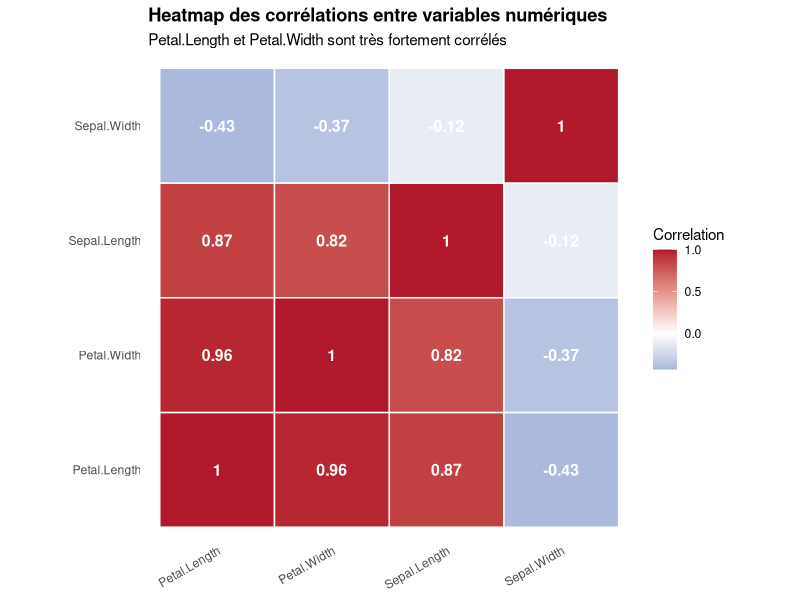
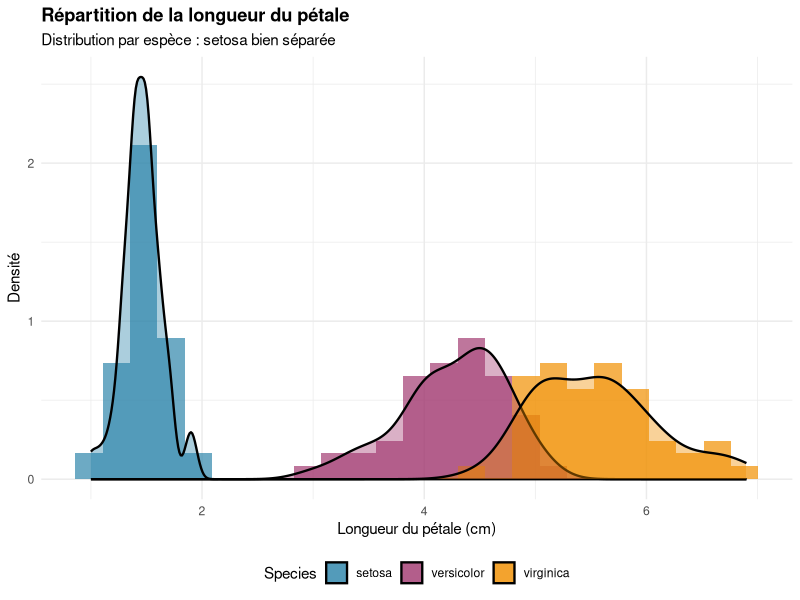
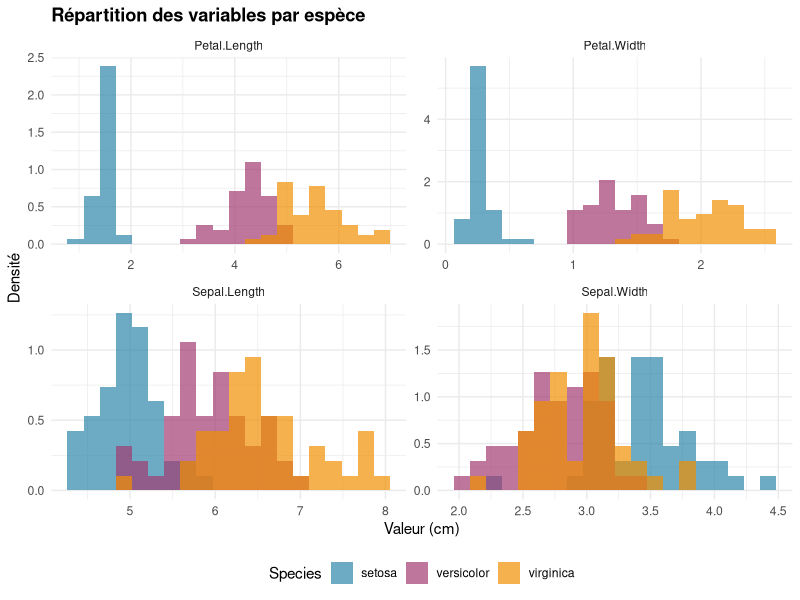
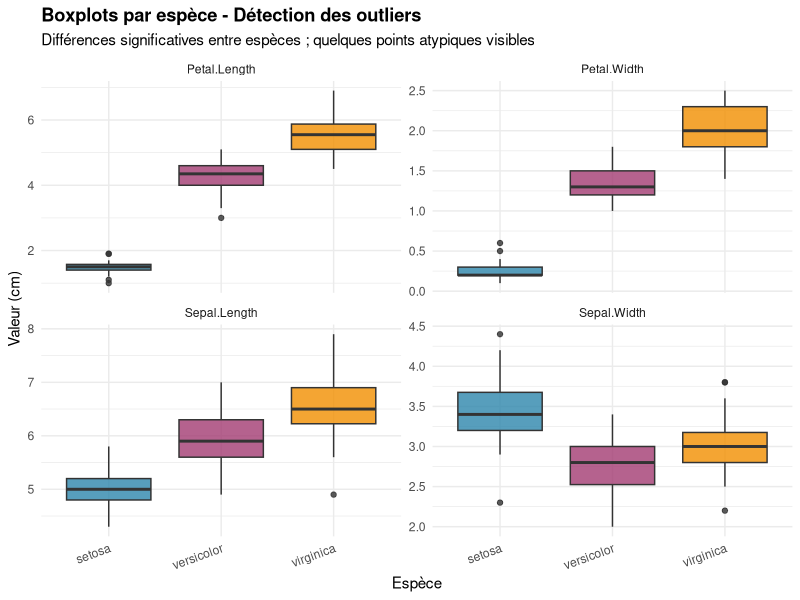
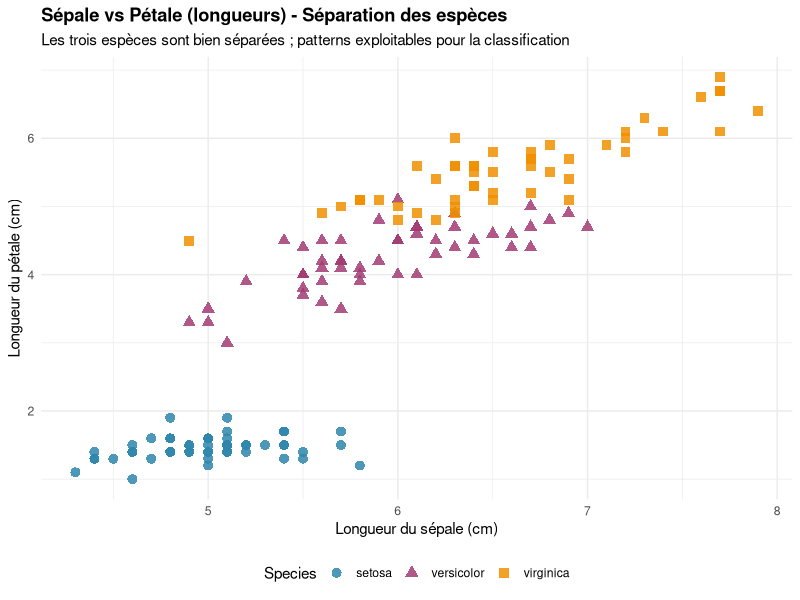
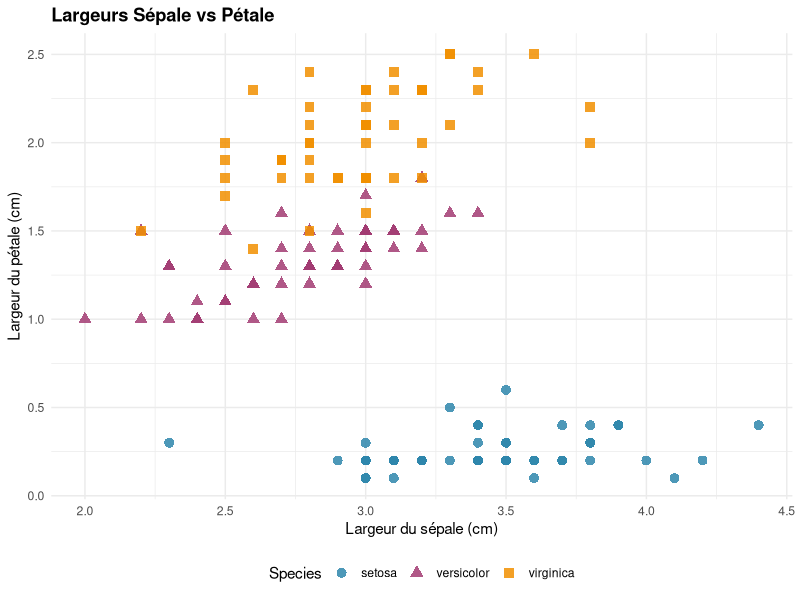
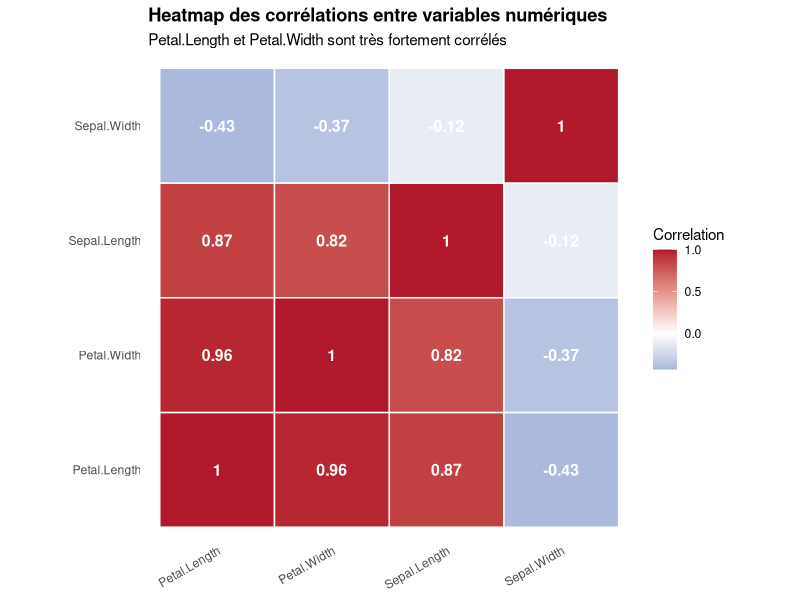
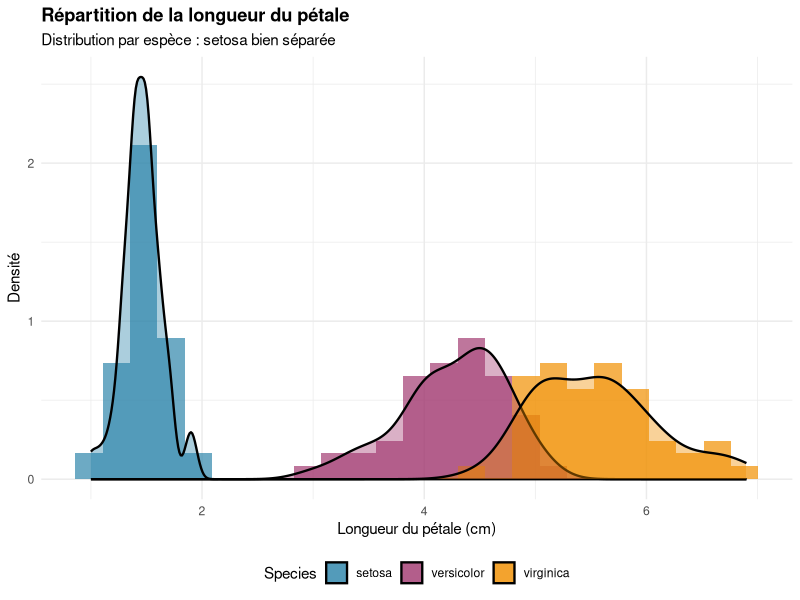

Reproduce these figures in R, in order.
# =============================================================================
# PROJET R1 - ANALYSE DU JEU DE DONNÉES IRIS
# =============================================================================
# Objectif : Exploration, statistiques descriptives, visualisations et synthèse
# pour comprendre la structure des données et les tendances par espèce.
#
# Dépendances : install.packages(c("dplyr", "ggplot2", "tidyr"))
# =============================================================================

# --- Configuration ---
# Créer le dossier des figures (adapter le chemin si besoin)
FIG_PATH <- "output/figures"

if (!dir.exists(FIG_PATH)) dir.create(FIG_PATH, recursive = TRUE)


library(dplyr)
library(ggplot2)
library(tidyr)
# Chargement des données Iris (package datasets, chargé par défaut)
data(iris)

# Palette cohérente pour les espèces
palette_especes <- c("setosa" = "#2E86AB", "versicolor" = "#A23B72", "virginica" = "#F18F01")
theme_set(theme_minimal(base_size = 11))


# =============================================================================
# ÉTAPE 1 : EXPLORATION ET PRÉPARATION DES DONNÉES
# Objectif : Comprendre la structure et identifier les premières tendances
# =============================================================================

cat("\n")
cat("========== ÉTAPE 1 - EXPLORATION ET PRÉPARATION ==========\n\n")

# --- 1.1 Charger et observer le dataset IRIS ---
cat("--- Dimensions du jeu de données ---\n")
cat("Nombre de lignes :", nrow(iris), "\n")
cat("Nombre de colonnes :", ncol(iris), "\n")
cat("Colonnes :", paste(names(iris), collapse = ", "), "\n\n")

cat("--- Aperçu des premières lignes ---\n")
print(head(iris))

# --- 1.2 Analyser les types de variables et leurs distributions ---
cat("\n--- Structure et types des variables ---\n")
str(iris)
# 4 variables numériques (mesures en cm) : Sepal.Length, Sepal.Width, Petal.Length, Petal.Width
# 1 variable facteur : Species (setosa, versicolor, virginica)

cat("\n--- Résumé des distributions (toutes variables) ---\n")
print(summary(iris))

# Répartition par espèce
cat("\n--- Répartition des espèces ---\n")
print(table(iris$Species))
cat("-> Équilibre parfait : 50 observations par espèce.\n")

# --- 1.3 Détecter les valeurs manquantes ---
cat("\n--- Valeurs manquantes par colonne ---\n")
na_par_col <- colSums(is.na(iris))
print(na_par_col)
if (sum(na_par_col) == 0) {
  cat("-> Aucune valeur manquante : jeu de données complet, prêt pour l'analyse.\n")
} else {
  cat("-> Présence de NA à traiter (imputation ou suppression).\n")
}

# Préparation : format long pour les visualisations multi-variables
iris_long <- iris %>%
  pivot_longer(cols = Sepal.Length:Petal.Width, names_to = "Variable", values_to = "Valeur_cm")


# =============================================================================
# ÉTAPE 2 : STATISTIQUES DESCRIPTIVES ET ANALYSE DES RELATIONS
# Objectif : Tendance centrale, dispersion, corrélations et influence sur l'espèce
# =============================================================================

cat("\n")
cat("========== ÉTAPE 2 - STATISTIQUES ET CORRÉLATIONS ==========\n\n")

# --- 2.1 Tendance centrale et dispersion (par variable et par espèce) ---
cat("--- Tendance centrale et dispersion (global) ---\n")
stats_global <- iris %>%
  summarise(
    Variable = "Toutes",
    N = n(),
    Moyenne_Sepal.L = mean(Sepal.Length), SD_Sepal.L = sd(Sepal.Length),
    Moyenne_Petal.L = mean(Petal.Length), SD_Petal.L = sd(Petal.Length),
    Min_Petal.L = min(Petal.Length), Max_Petal.L = max(Petal.Length)
  )
print(stats_global)

cat("\n--- Tendance centrale et dispersion par espèce ---\n")
stats_espece <- iris %>%
  group_by(Species) %>%
  summarise(
    N = n(),
    Moy_Sepal.L = round(mean(Sepal.Length), 2), 
    SD_Sepal.L = round(sd(Sepal.Length), 2),
    Max_Sepal.L = round(max(Sepal.Length), 2),
    Min_Sepal.L = round(min(Sepal.Length), 2),
    Moy_Petal.L = round(mean(Petal.Length), 2), 
    SD_Petal.L = round(sd(Petal.Length), 2),
    Max_Petal.L = round(max(Petal.Length), 2),
    Min_Petal.L = round(min(Petal.Length), 2),
    Moy_Petal.W = round(mean(Petal.Width), 2),
    
    .groups = "drop"
  )
print(stats_espece)

# --- 2.2 Analyse de la corrélation entre les variables ---
cat("\n--- Matrice de corrélation (variables numériques) ---\n")
mat_cor <- cor(iris[, 1:4])
print(round(mat_cor, 3))

# Interprétation attendue :
# -> Quelles variables sont fortement corrélées ?
# -> Comment ces mesures influencent-elles l'espèce ?
cat("\n--- Interprétation des corrélations ---\n")
cat("- Petal.Length et Petal.Width : corrélation très forte (~0.96).\n")
cat("- Sepal.Length et Petal.Length / Petal.Width : corrélations positives fortes.\n")
cat("- Ces mesures permettent de séparer les espèces (setosa a des pétales plus petits).\n")

# --- 2.3 Représentation visuelle : heatmap de corrélation ---
mat_cor_df <- as.data.frame(mat_cor)
mat_cor_df$Var1 <- rownames(mat_cor_df)
mat_cor_long <- mat_cor_df %>%
  pivot_longer(-Var1, names_to = "Var2", values_to = "Correlation")

p_heatmap <- ggplot(mat_cor_long, aes(x = Var1, y = Var2, fill = Correlation)) +
  geom_tile(color = "white", linewidth = 0.5) +
  geom_text(aes(label = round(Correlation, 2)), color = "white", size = 4, fontface = "bold") +
  scale_fill_gradient2(low = "#2166ac", mid = "white", high = "#b2182b", midpoint = 0) +
  labs(
    title = "Heatmap des corrélations entre variables numériques",
    subtitle = "Petal.Length et Petal.Width sont très fortement corrélés",
    x = NULL, y = NULL
  ) +
  theme(axis.text.x = element_text(angle = 30, hjust = 1), panel.grid = element_blank(),
        plot.title = element_text(face = "bold")) +
  coord_fixed()

print(p_heatmap)
ggsave(file.path(FIG_PATH, "01_heatmap_correlation.png"), p_heatmap, width = 6, height = 5, dpi = 150)
cat("\n-> Graphique sauvegardé :", file.path(FIG_PATH, "01_heatmap_correlation.png"), "\n")


# =============================================================================
# ÉTAPE 3 : VISUALISATION ET IDENTIFICATION DES TENDANCES
# Objectif : Histogrammes, boxplots, scatter plots et interprétations
# =============================================================================

cat("\n")
cat("========== ÉTAPE 3 - VISUALISATIONS ==========\n\n")

# --- 3.1 Histogrammes : répartition des valeurs ---
# Par variable, avec densité par espèce (ex. Petal.Length)
p_hist_petal <- ggplot(iris, aes(x = Petal.Length, fill = Species)) +
  geom_histogram(aes(y = after_stat(density)), bins = 25, alpha = 0.7, position = "identity") +
  geom_density(alpha = 0.4, linewidth = 0.8) +
  scale_fill_manual(values = palette_especes) +
  labs(
    title = "Répartition de la longueur du pétale",
    subtitle = "Distribution par espèce : setosa bien séparée",
    x = "Longueur du pétale (cm)", y = "Densité"
  ) +
  theme(legend.position = "bottom", plot.title = element_text(face = "bold"))

# Histogrammes pour les 4 variables (facettes)
p_hist_all <- ggplot(iris_long, aes(x = Valeur_cm, fill = Species)) +
  geom_histogram(aes(y = after_stat(density)), bins = 20, alpha = 0.7, position = "identity") +
  facet_wrap(~ Variable, scales = "free", ncol = 2) +
  scale_fill_manual(values = palette_especes) +
  labs(title = "Répartition des variables par espèce", x = "Valeur (cm)", y = "Densité") +
  theme(legend.position = "bottom", plot.title = element_text(face = "bold"))

print(p_hist_petal)
print(p_hist_all)
ggsave(file.path(FIG_PATH, "02_histogramme_petal_length.png"), p_hist_petal, width = 7, height = 4, dpi = 150)
ggsave(file.path(FIG_PATH, "03_histogrammes_toutes_variables.png"), p_hist_all, width = 8, height = 6, dpi = 150)
cat("-> Sauvegardé : 02_histogramme_petal_length.png, 03_histogrammes_toutes_variables.png\n")

# --- 3.2 Boxplots : détection des outliers et différences entre espèces ---
p_box <- ggplot(iris_long, aes(x = Species, y = Valeur_cm, fill = Species)) +
  geom_boxplot(alpha = 0.8, outlier.alpha = 0.8) +
  facet_wrap(~ Variable, scales = "free_y", ncol = 2) +
  scale_fill_manual(values = palette_especes) +
  labs(
    title = "Boxplots par espèce - Détection des outliers",
    subtitle = "Différences significatives entre espèces ; quelques points atypiques visibles",
    x = "Espèce", y = "Valeur (cm)"
  ) +
  theme(axis.text.x = element_text(angle = 20, hjust = 1), legend.position = "none",
        plot.title = element_text(face = "bold"))

print(p_box)
ggsave(file.path(FIG_PATH, "04_boxplots_par_espece.png"), p_box, width = 8, height = 6, dpi = 150)

# Analyse attendue : différences significatives ? outliers ?
cat("\n--- Analyse boxplots ---\n")
cat("- Setosa : pétales nettement plus petits (Petal.Length, Petal.Width).\n")
cat("- Virginica : sépales et pétales en moyenne plus grands.\n")
cat("- Outliers : quelques points isolés (ex. Sepal.Width) sans remettre en cause les tendances.\n")

# --- 3.3 Scatter plots : relations entre variables et séparation des espèces ---
# Scatter principal : Sepal.Length vs Petal.Length (séparation claire)
p_scatter1 <- ggplot(iris, aes(x = Sepal.Length, y = Petal.Length, color = Species, shape = Species)) +
  geom_point(size = 3, alpha = 0.85) +
  scale_color_manual(values = palette_especes) +
  labs(
    title = "Sépale vs Pétale (longueurs) - Séparation des espèces",
    subtitle = "Les trois espèces sont bien séparées ; patterns exploitables pour la classification",
    x = "Longueur du sépale (cm)", y = "Longueur du pétale (cm)"
  ) +
  theme(legend.position = "bottom", plot.title = element_text(face = "bold"))

# Scatter Sepal.Width vs Petal.Width
p_scatter2 <- ggplot(iris, aes(x = Sepal.Width, y = Petal.Width, color = Species, shape = Species)) +
  geom_point(size = 3, alpha = 0.85) +
  scale_color_manual(values = palette_especes) +
  labs(
    title = "Largeurs Sépale vs Pétale",
    x = "Largeur du sépale (cm)", y = "Largeur du pétale (cm)"
  ) +
  theme(legend.position = "bottom", plot.title = element_text(face = "bold"))

print(p_scatter1)
print(p_scatter2)
ggsave(file.path(FIG_PATH, "05_scatter_sepal_petal_length.png"), p_scatter1, width = 7, height = 5, dpi = 150)
ggsave(file.path(FIG_PATH, "06_scatter_sepal_petal_width.png"), p_scatter2, width = 7, height = 5, dpi = 150)

# Réponses à la problématique
cat("\n--- Réponses Scatter Plot ---\n")
cat("- Les espèces sont-elles bien séparées ? Oui, surtout setosa vs les deux autres.\n")
cat("- Patterns pour la classification : Petal.Length et Petal.Width séparent bien setosa ;\n")
cat("  Sepal.Length + Petal.Length permettent de distinguer versicolor et virginica.\n")


# =============================================================================
# ÉTAPE 4 : SYNTHÈSE ET PRINCIPAUX INSIGHTS (pour rapport et présentation)
# =============================================================================

cat("\n")
cat("========== ÉTAPE 4 - SYNTHÈSE ==========\n\n")

insights <- list(
  structure = "150 observations, 4 variables numériques (cm), 1 facteur (Species). Pas de NA.",
  especes = "50 fleurs par espèce (setosa, versicolor, virginica).",
  correlation = "Petal.Length et Petal.Width très corrélés ; corrélations fortes avec Sepal.Length.",
  tendance_centrale = "Setosa : pétales plus petits ; Virginica : mesures en moyenne plus grandes.",
  outliers = "Quelques outliers sur Sepal.Width sans impact majeur.",
  separation = "Setosa bien séparée ; versicolor et virginica partiellement chevauchantes sur certaines variables.",
  classification = "Petal.Length et Petal.Width sont les variables les plus discriminantes pour la classification."
)

for (i in seq_along(insights)) {
  cat(names(insights)[i], ":", insights[[i]], "\n")
}

cat("\n-> Tous les graphiques ont été enregistrés dans", FIG_PATH, "\n")
cat("-> Rapport détaillé : voir doc/rapport_iris.Rmd (knit vers PDF).\n")
cat("-> Structure présentation : doc/structure_presentation_slides.md\n")

